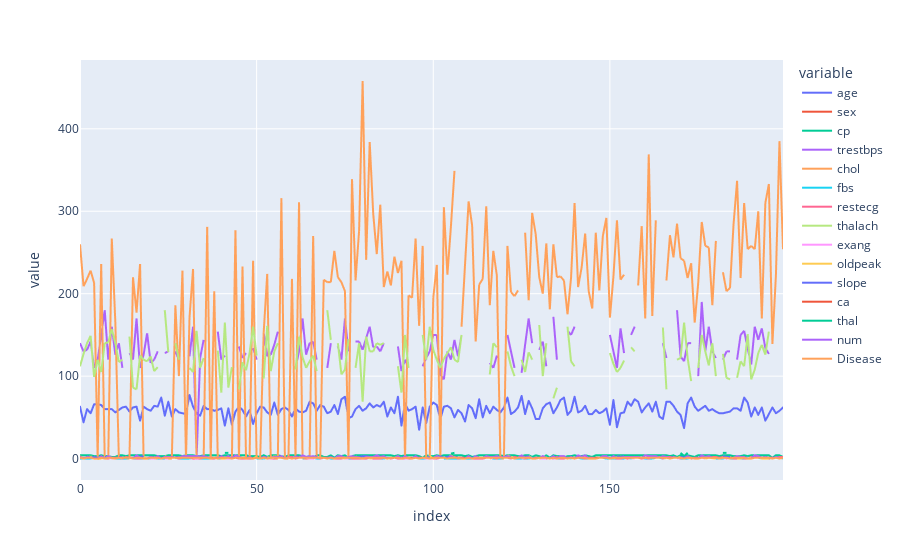

Here is the notebook cell this chart was saved with:
### Code cell
px.line(df)

### Figure 1 — Plotly figure (JSON) as saved in the notebook; plotly's stock layout.template omitted (floating-point values rounded to 4 significant figures; data arrays with more than 128 entries replaced by an {"elided": "..."} marker saying what was removed)
{"data": [{"hovertemplate": "variable=age<br>index=%{x}<br>value=%{y}<extra></extra>", "legendgroup": "age", "line": {"color": "#636efa", "dash": "solid"}, "mode": "lines", "name": "age", "showlegend": true, "type": "scattergl", "x": {"elided": "200 int values"}, "xaxis": "x", "y": {"elided": "200 int values"}, "yaxis": "y"}, {"hovertemplate": "variable=sex<br>index=%{x}<br>value=%{y}<extra></extra>", "legendgroup": "sex", "line": {"color": "#EF553B", "dash": "solid"}, "mode": "lines", "name": "sex", "showlegend": true, "type": "scattergl", "x": {"elided": "200 int values"}, "xaxis": "x", "y": {"elided": "200 int values"}, "yaxis": "y"}, {"hovertemplate": "variable=cp<br>index=%{x}<br>value=%{y}<extra></extra>", "legendgroup": "cp", "line": {"color": "#00cc96", "dash": "solid"}, "mode": "lines", "name": "cp", "showlegend": true, "type": "scattergl", "x": {"elided": "200 int values"}, "xaxis": "x", "y": {"elided": "200 int values"}, "yaxis": "y"}, {"hovertemplate": "variable=trestbps<br>index=%{x}<br>value=%{y}<extra></extra>", "legendgroup": "trestbps", "line": {"color": "#ab63fa", "dash": "solid"}, "mode": "lines", "name": "trestbps", "showlegend": true, "type": "scattergl", "x": {"elided": "200 int values"}, "xaxis": "x", "y": {"elided": "200 int values"}, "yaxis": "y"}, {"hovertemplate": "variable=chol<br>index=%{x}<br>value=%{y}<extra></extra>", "legendgroup": "chol", "line": {"color": "#FFA15A", "dash": "solid"}, "mode": "lines", "name": "chol", "showlegend": true, "type": "scattergl", "x": {"elided": "200 int values"}, "xaxis": "x", "y": {"elided": "200 int values"}, "yaxis": "y"}, {"hovertemplate": "variable=fbs<br>index=%{x}<br>value=%{y}<extra></extra>", "legendgroup": "fbs", "line": {"color": "#19d3f3", "dash": "solid"}, "mode": "lines", "name": "fbs", "showlegend": true, "type": "scattergl", "x": {"elided": "200 int values"}, "xaxis": "x", "y": {"elided": "200 int values"}, "yaxis": "y"}, {"hovertemplate": "variable=restecg<br>index=%{x}<br>value=%{y}<extra></extra>", "legendgroup": "restecg", "line": {"color": "#FF6692", "dash": "solid"}, "mode": "lines", "name": "restecg", "showlegend": true, "type": "scattergl", "x": {"elided": "200 int values"}, "xaxis": "x", "y": {"elided": "200 int values"}, "yaxis": "y"}, {"hovertemplate": "variable=thalach<br>index=%{x}<br>value=%{y}<extra></extra>", "legendgroup": "thalach", "line": {"color": "#B6E880", "dash": "solid"}, "mode": "lines", "name": "thalach", "showlegend": true, "type": "scattergl", "x": {"elided": "200 int values"}, "xaxis": "x", "y": {"elided": "200 int values"}, "yaxis": "y"}, {"hovertemplate": "variable=exang<br>index=%{x}<br>value=%{y}<extra></extra>", "legendgroup": "exang", "line": {"color": "#FF97FF", "dash": "solid"}, "mode": "lines", "name": "exang", "showlegend": true, "type": "scattergl", "x": {"elided": "200 int values"}, "xaxis": "x", "y": {"elided": "200 int values"}, "yaxis": "y"}, {"hovertemplate": "variable=oldpeak<br>index=%{x}<br>value=%{y}<extra></extra>", "legendgroup": "oldpeak", "line": {"color": "#FECB52", "dash": "solid"}, "mode": "lines", "name": "oldpeak", "showlegend": true, "type": "scattergl", "x": {"elided": "200 int values"}, "xaxis": "x", "y": {"elided": "200 float values"}, "yaxis": "y"}, {"hovertemplate": "variable=slope<br>index=%{x}<br>value=%{y}<extra></extra>", "legendgroup": "slope", "line": {"color": "#636efa", "dash": "solid"}, "mode": "lines", "name": "slope", "showlegend": true, "type": "scattergl", "x": {"elided": "200 int values"}, "xaxis": "x", "y": {"elided": "200 int values"}, "yaxis": "y"}, {"hovertemplate": "variable=ca<br>index=%{x}<br>value=%{y}<extra></extra>", "legendgroup": "ca", "line": {"color": "#EF553B", "dash": "solid"}, "mode": "lines", "name": "ca", "showlegend": true, "type": "scattergl", "x": {"elided": "200 int values"}, "xaxis": "x", "y": {"elided": "200 int values"}, "yaxis": "y"}, {"hovertemplate": "variable=thal<br>index=%{x}<br>value=%{y}<extra></extra>", "legendgroup": "thal", "line": {"color": "#00cc96", "dash": "solid"}, "mode": "lines", "name": "thal", "showlegend": true, "type": "scattergl", "x": {"elided": "200 int values"}, "xaxis": "x", "y": {"elided": "200 int values"}, "yaxis": "y"}, {"hovertemplate": "variable=num<br>index=%{x}<br>value=%{y}<extra></extra>", "legendgroup": "num", "line": {"color": "#ab63fa", "dash": "solid"}, "mode": "lines", "name": "num", "showlegend": true, "type": "scattergl", "x": {"elided": "200 int values"}, "xaxis": "x", "y": {"elided": "200 int values"}, "yaxis": "y"}, {"hovertemplate": "variable=Disease<br>index=%{x}<br>value=%{y}<extra></extra>", "legendgroup": "Disease", "line": {"color": "#FFA15A", "dash": "solid"}, "mode": "lines", "name": "Disease", "showlegend": true, "type": "scattergl", "x": {"elided": "200 int values"}, "xaxis": "x", "y": {"elided": "200 int values"}, "yaxis": "y"}], "layout": {"legend": {"title": {"text": "variable"}, "tracegroupgap": 0}, "margin": {"t": 60}, "xaxis": {"anchor": "y", "domain": [0, 1], "title": {"text": "index"}}, "yaxis": {"anchor": "x", "domain": [0, 1], "title": {"text": "value"}}}}
